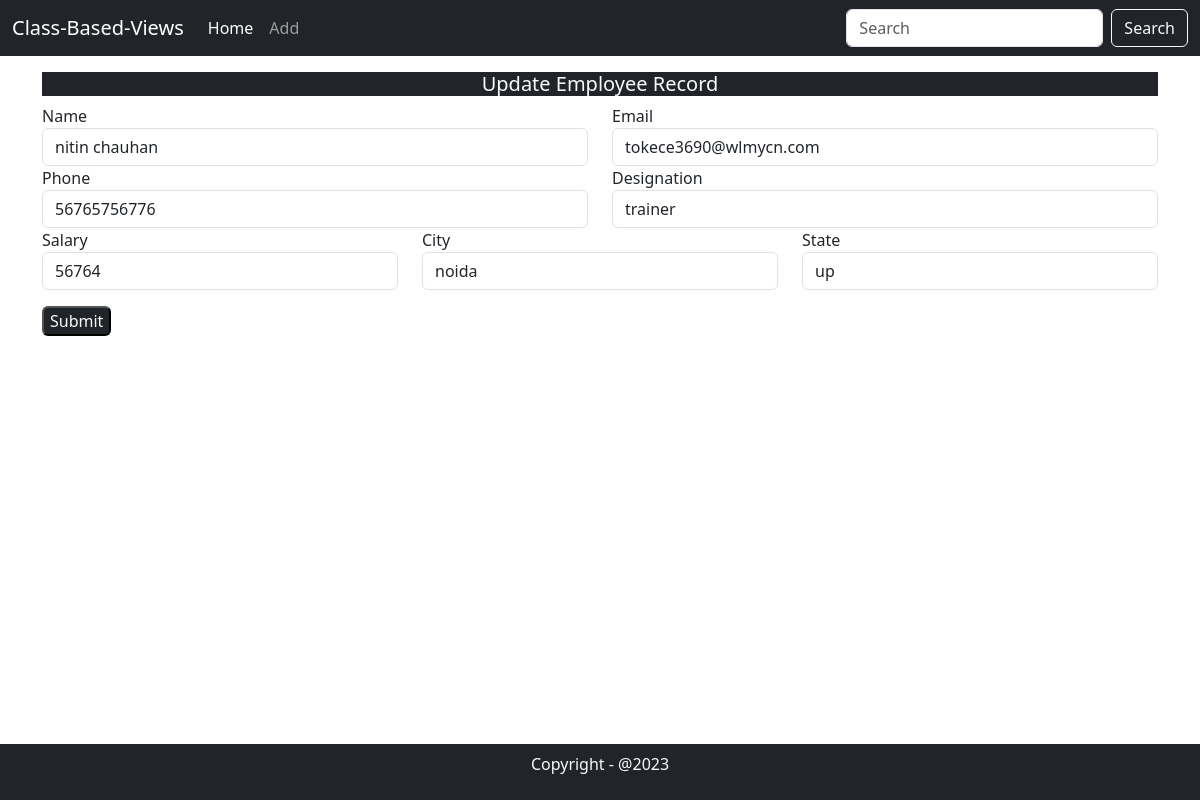
The page /update/8/ on the database its author committed.
### mainApp/models.py (models this page shows)
class Employee(models.Model):
    id = models.AutoField(primary_key=True)
    name = models.CharField(max_length=30)
    email = models.CharField(max_length=30)
    phone = models.CharField(max_length=11,default="")
    dsg = models.CharField(max_length=20)
    salary = models.CharField(max_length=20)
    city = models.CharField(max_length=20,default="",null=True,blank=True)
    state = models.CharField(max_length=20,default="",null=True,blank=True)

### mainApp/views.py (the view, shortened to what this page needs)
# urls.py: path("update/<int:id>/",views.EmployeeUpdateView.as_view(),name="update"),
class EmployeeUpdateView(View):
    template_name = "update.html"
    def get(self,Request,id):
        data = Employee.objects.get(id=id)
        return render(Request,"update.html",{"data":data})

### mainApp/templates/update.html (shortened to what this page needs)
{% extends 'index.html' %}
{% block body %}
<div class="container my-3">
    <div class="m-auto">
        <h5 class="text-center bg-dark text-light">Update Employee Record</h5>
        <form action="{% url 'update' data.id %}" method="post">
            <div class="row">
                <div class="col-md-6">
                    <label for="name">Name</label>
                    <input class="form-control" type="text" name="name" required value="{{data.name}}">
                </div>
                <div class="col-md-6">
                    <label for="email">Email</label>
                    <input class="form-control" type="email" name="email" value="{{data.email}}">
                </div>
            </div>
            <div class="row">
                <div class="col-md-6">
                    <label for="phone">Phone</label>
                    <input class="form-control" type="text" name="phone" required maxlength="11" value="{{data.phone}}">
                </div>
                <div class="col-md-6">
                    <label for="dsg">Designation</label>
                    <input class="form-control" type="text" name="dsg" value="{{data.dsg}}">
                </div>
            </div>
            <div class="row">
                <div class="col-md-4">
                    <label for="salary">Salary</label>
                    <input class="form-control" type="text" name="salary" required value="{{data.salary}}">
                </div>
                <div class="col-md-4">
                    <label for="city">City</label>
                    <input class="form-control" type="text" name="city" value="{{data.city}}">
                </div>
                <div class="col-md-4">
                    <label for="state">State</label>
                    <input class="form-control" type="text" name="state" value="{{data.state}}">
                </div>
            </div>
            <div class="row my-3">
                <div class="col-md-12">
                    <button class="bg-dark text-light rounded btn-sm">Submit</button>
                </div>
            </div>
        </form>
    </div>
</div>
{% endblock %}

### rows shown on the page
Employee: name "nitin chauhan", email "tokece3690@wlmycn.com", phone "56765756776", dsg "trainer", salary "56764", city "noida", state "up"
